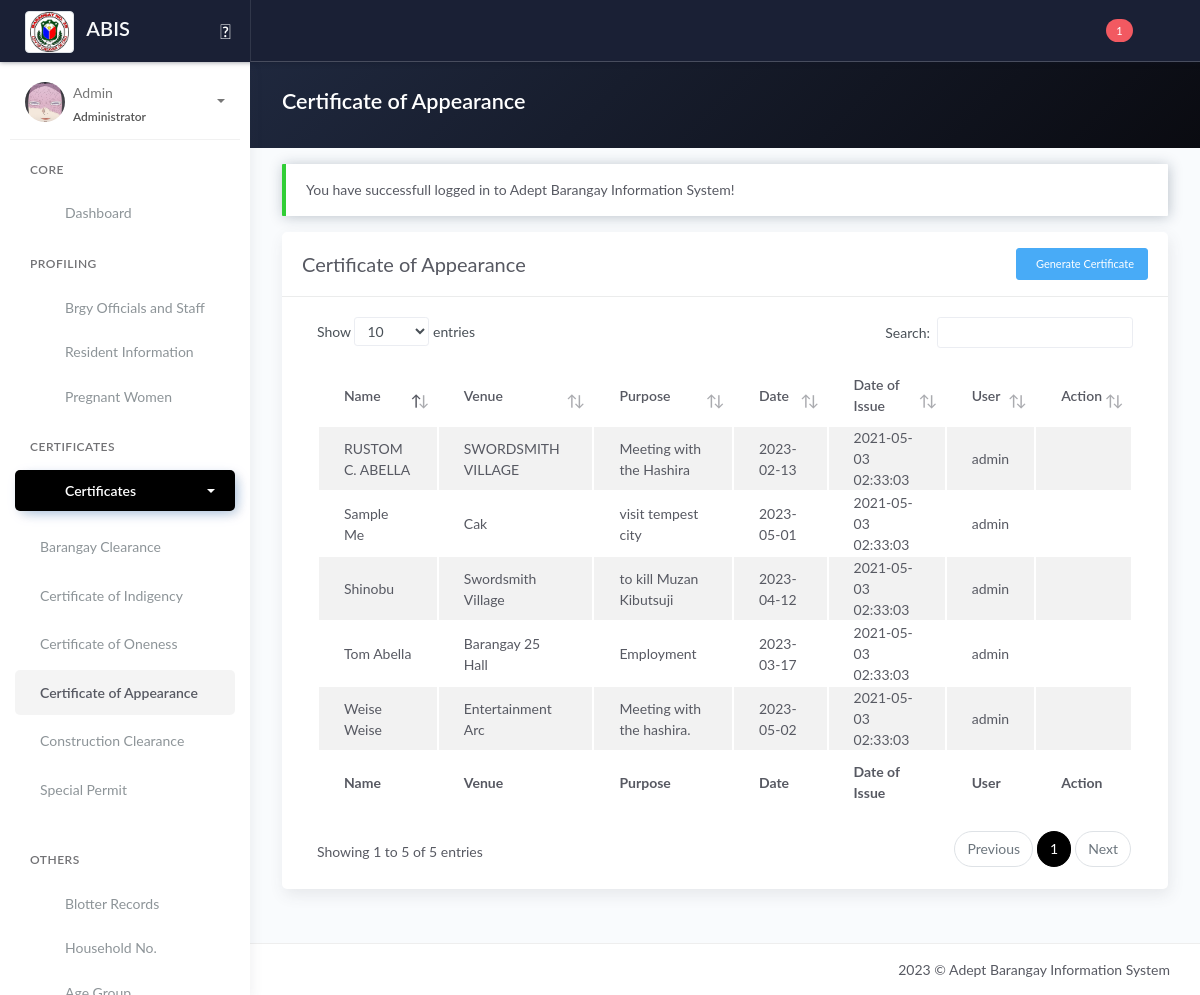
Screenshot of /certificate_appearance.php (signed in) with the database file from the repository.
### tables this page shows
CREATE TABLE `tbl_cert_appearance` (
  `id_cert_appearance` int(11) NOT NULL,
  `name` varchar(100) DEFAULT NULL,
  `venue` varchar(100) NOT NULL,
  `date` date NOT NULL,
  `purpose` varchar(100) NOT NULL,
  `created_at` date NOT NULL DEFAULT current_timestamp(),
  `id_user` varchar(10) NOT NULL
);

CREATE TABLE `tbl_users` (
  `id_user` int(11) NOT NULL,
  `user_username` varchar(50) DEFAULT NULL,
  `user_firstname` varchar(100) NOT NULL,
  `user_middlename` varchar(100) NOT NULL,
  `user_lastname` varchar(100) NOT NULL,
  `password` varchar(100) DEFAULT NULL,
  `user_type` varchar(20) DEFAULT NULL,
  `avatar` text DEFAULT NULL,
  `status` varchar(8) NOT NULL DEFAULT 'Active',
  `created_at` timestamp NOT NULL DEFAULT current_timestamp(),
  `updated_at` timestamp NOT NULL DEFAULT current_timestamp() ON UPDATE current_timestamp()
);

### certificate_appearance.php (the view, shortened to what this page needs)
<?php include 'server/server.php' ?>
<?php
$query = "SELECT *, tbl_cert_appearance.id_cert_appearance as id, tbl_users.id_user as user_id FROM tbl_cert_appearance JOIN tbl_users ON tbl_users.id_user=tbl_cert_appearance.id_user";
$result = $conn->query($query);
$cert_appearance = array();
while ($row = $result->fetch_assoc()) {
	$cert_appearance[] = $row;
}
$query_check_chairman = "SELECT * FROM tblofficials JOIN tblposition ON tblofficials.id_position=tblposition.id_position WHERE tblposition.position='Barangay Chairman'";
$check_chairman = $conn->query($query_check_chairman)->fetch_assoc();
?>
<!DOCTYPE html>
<html lang="en">
<head>
	<?php include 'templates/header.php' ?>
</head>
<body>
	<div class="wrapper">
		<?php include 'templates/main-header.php' ?>
		<?php include 'templates/sidebar.php' ?>
		<div class="main-panel">
			<div class="content">
				<div class="panel-header bg-dark-gradient">
					<div class="page-inner">
						<div class="d-flex align-items-left align-items-md-center flex-column flex-md-row">
							<div>
								<h2 class="text-white fw-bold">Certificate of Appearance</h2>
							</div>
						</div>
					</div>
				</div>
				<div class="page-inner">
					<div class="row mt--2">
						<div class="col-md-12">
							<?php if (isset($_SESSION['message'])) : ?>
								<div class="alert alert-<?php echo $_SESSION['success']; ?> <?= $_SESSION['success'] == 'danger' ? 'bg-danger text-light' : null ?>" role="alert">
									<?php echo $_SESSION['message']; ?>
								</div>
							<?php endif ?>
							<div class="card">
								<div class="card-header">
									<div class="card-head-row">
										<div class="card-title">Certificate of Appearance</div>
										<?php if (isset($_SESSION['username'])) : ?>
											<div class="card-tools">
												<a href="#add" data-toggle="modal" class="btn btn-info btn-sm">
													<i class="fa fa-plus"></i>&nbsp
													Generate Certificate
												</a>
											</div>
										<?php endif ?>
									</div>
								</div>
								<div class="card-body">
									<div class="table-responsive">
										<table id="specialPermitTable" class="display table table-striped">
											<thead>
												<tr>
													<th scope="col">Name</th>
													<th scope="col">Venue</th>
													<th scope="col">Purpose</th>
													<th scope="col">Date</th>
													<th scope="col">Date of Issue</th>
													<th scope="col">User</th>
													<?php if (isset($_SESSION['username'])) : ?>
														<th scope="col">Action</th>
													<?php endif ?>
												</tr>
											</thead>
											<tbody>
												<?php if (!empty($cert_appearance)) : ?>
													<?php foreach ($cert_appearance as $row) : ?>
														<tr>
															<td><?= ucwords($row['name']) ?></td>
															<td><?= $row['venue'] ?></td>
															<td><?= $row['purpose'] ?></td>
															<td><?= $row['date'] ?></td>
															<td><?= $row['created_at'] ?></td>
															<td><?= $row['user_username'] ?></td>
															<?php if (isset($_SESSION['username'])) : ?>
																<td>
																	<div class="form-button-action">
																		<?php if ($check_chairman['status'] == 'Incumbent') : ?>
																			<a type="button" data-toggle="modal" href="#cert_appearance<?= $row['id_cert_appearance'] ?>" class="btn btn-link btn-primary" data-original-title="Generate Certificate of Appearance">
																			</a>
																		<?php else : ?>
																			<a type="button" onclick="showCheck_chairman_secretary()" data-toggle="modal" class="btn btn-link btn-danger" data-original-title="Generate Certificate of Appearance">
																				<i class="fas fa-file-alt"></i>
																			</a>
																		<?php endif ?>
																	</div>
																</td>
															<?php endif ?>
														</tr>
													<?php endforeach ?>
												<?php endif ?>
											</tbody>
											<tfoot>
												<tr>
													<th scope="col">Name</th>
													<th scope="col">Venue</th>
													<th scope="col">Purpose</th>
													<th scope="col">Date</th>
													<th scope="col">Date of Issue</th>
													<th scope="col">User</th>
													<?php if (isset($_SESSION['username'])) : ?>
														<th scope="col">Action</th>
													<?php endif ?>
												</tr>
											</tfoot>
										</table>
									</div>
								</div>
							</div>
						</div>
					</div>
				</div>
			</div>
			<?php include 'templates/main-footer.php' ?>
		</div>
	</div>
	<?php include 'templates/footer.php' ?>
</body>
</html>

### rows the page displays
tbl_cert_appearance: name "RUSTOM C. ABELLA", venue "SWORDSMITH VILLAGE", purpose "Meeting with the Hashira", date "2023-02-13", id_user.created_at "2021-05-03 02:33:03", id_user.user_username "admin"
tbl_cert_appearance: name "Tom Abella", venue "Barangay 25 Hall", purpose "Employment", date "2023-03-17", id_user.created_at "2021-05-03 02:33:03", id_user.user_username "admin"
tbl_cert_appearance: name "Shinobu", venue "Swordsmith Village", purpose "to kill Muzan Kibutsuji", date "2023-04-12", id_user.created_at "2021-05-03 02:33:03", id_user.user_username "admin"
tbl_cert_appearance: name "Weise Weise", venue "Entertainment Arc", purpose "Meeting with the hashira.", date "2023-05-02", id_user.created_at "2021-05-03 02:33:03", id_user.user_username "admin"
tbl_cert_appearance: name "Sample Me", venue "Cak", purpose "visit tempest city", date "2023-05-01", id_user.created_at "2021-05-03 02:33:03", id_user.user_username "admin"

### other values shown
$resultSupport "1"
$_SESSION['username'] "Admin"
$_SESSION['role'] "Administrator"
$_SESSION['message'] "You have successfull logged in to Adept Barangay Information System!"
